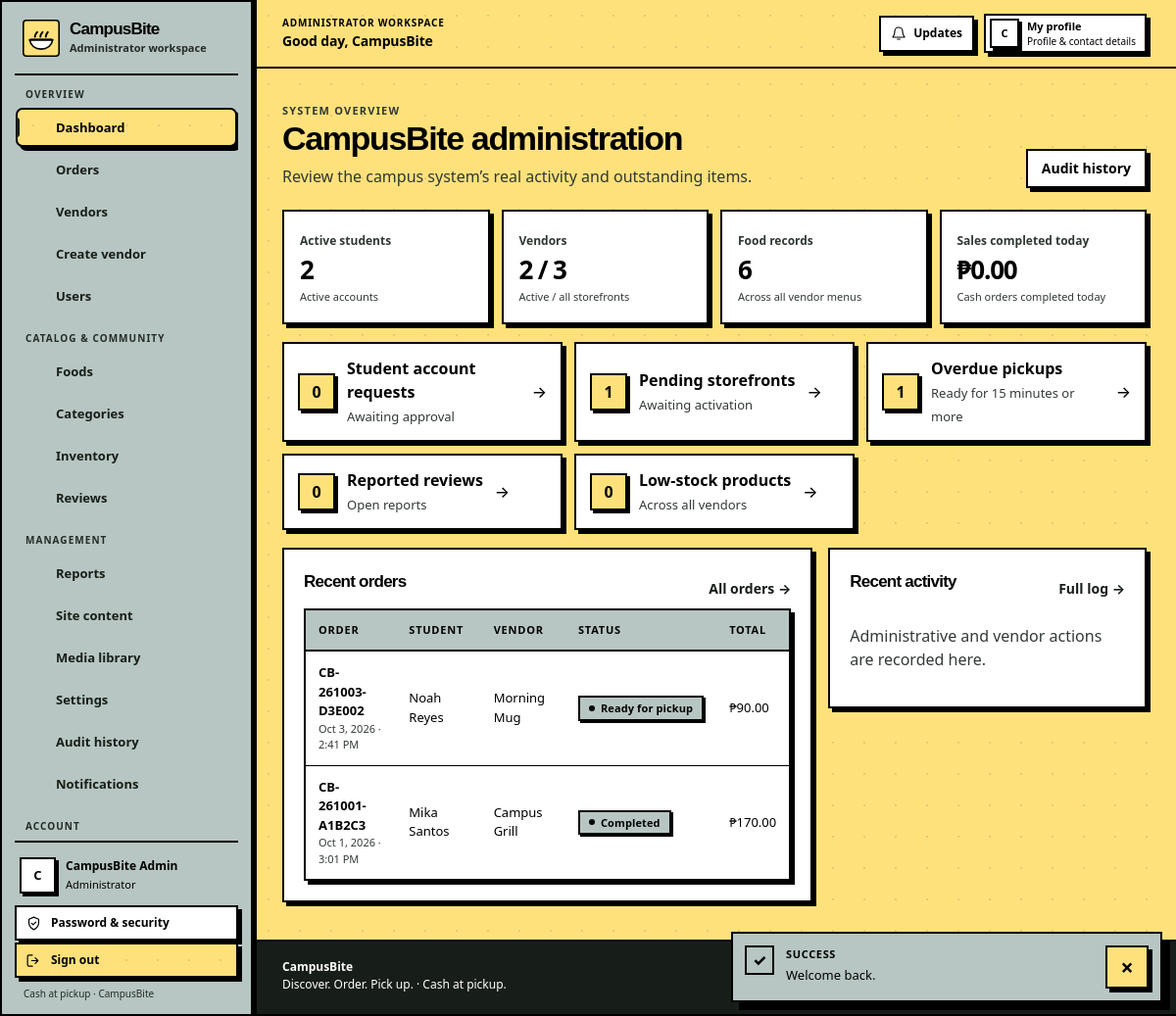
Screenshot of /index.php?r=admin.dashboard (signed in) with the database file from the repository.
### tables this page shows
CREATE TABLE IF NOT EXISTS system_settings (
  setting_key VARCHAR(100) NOT NULL,
  setting_value TEXT NOT NULL,
  updated_by INT UNSIGNED NULL,
  updated_at DATETIME NOT NULL DEFAULT CURRENT_TIMESTAMP ON UPDATE CURRENT_TIMESTAMP,
  PRIMARY KEY (setting_key),
  CONSTRAINT fk_settings_updater FOREIGN KEY (updated_by) REFERENCES users(id) ON DELETE SET NULL
);

CREATE TABLE IF NOT EXISTS users (
  id INT UNSIGNED NOT NULL AUTO_INCREMENT,
  role_id TINYINT UNSIGNED NOT NULL,
  full_name VARCHAR(120) NOT NULL,
  email VARCHAR(190) NOT NULL,
  password_hash VARCHAR(255) NOT NULL,
  phone VARCHAR(30) NULL,
  status ENUM('PENDING','ACTIVE','SUSPENDED') NOT NULL DEFAULT 'ACTIVE',
  last_login_at DATETIME NULL,
  created_at DATETIME NOT NULL DEFAULT CURRENT_TIMESTAMP,
  updated_at DATETIME NOT NULL DEFAULT CURRENT_TIMESTAMP ON UPDATE CURRENT_TIMESTAMP,
  PRIMARY KEY (id),
  UNIQUE KEY uq_users_email (email),
  KEY idx_users_role_status (role_id, status),
  CONSTRAINT fk_users_role FOREIGN KEY (role_id) REFERENCES roles(id) ON DELETE RESTRICT
);

CREATE TABLE IF NOT EXISTS roles (
  id TINYINT UNSIGNED NOT NULL AUTO_INCREMENT,
  name VARCHAR(30) NOT NULL,
  display_name VARCHAR(60) NOT NULL,
  PRIMARY KEY (id),
  UNIQUE KEY uq_roles_name (name)
);

CREATE TABLE IF NOT EXISTS orders (
  id BIGINT UNSIGNED NOT NULL AUTO_INCREMENT,
  order_number VARCHAR(32) NOT NULL,
  user_id INT UNSIGNED NULL,
  vendor_id INT UNSIGNED NOT NULL,
  source ENUM('STUDENT','POS') NOT NULL DEFAULT 'STUDENT',
  status ENUM('PENDING','CONFIRMED','PREPARING','READY','COMPLETED','CANCELLED','REJECTED','NO_SHOW') NOT NULL DEFAULT 'PENDING',
  subtotal DECIMAL(10,2) NOT NULL,
  total DECIMAL(10,2) NOT NULL,
  pickup_location VARCHAR(240) NOT NULL,
  prep_estimate_minutes SMALLINT UNSIGNED NOT NULL DEFAULT 10,
  customer_note VARCHAR(300) NULL,
  accepted_at DATETIME NULL,
  ready_at DATETIME NULL,
  completed_at DATETIME NULL,
  created_at DATETIME NOT NULL DEFAULT CURRENT_TIMESTAMP,
  updated_at DATETIME NOT NULL DEFAULT CURRENT_TIMESTAMP ON UPDATE CURRENT_TIMESTAMP,
  PRIMARY KEY (id),
  UNIQUE KEY uq_orders_number (order_number),
  KEY idx_orders_user_created (user_id, created_at),
  KEY idx_orders_vendor_status_created (vendor_id, status, created_at),
  KEY idx_orders_status_created (status, created_at),
  CONSTRAINT fk_orders_user FOREIGN KEY (user_id) REFERENCES users(id) ON DELETE SET NULL,
  CONSTRAINT fk_orders_vendor FOREIGN KEY (vendor_id) REFERENCES vendors(id) ON DELETE RESTRICT
);

CREATE TABLE IF NOT EXISTS vendors (
  id INT UNSIGNED NOT NULL AUTO_INCREMENT,
  user_id INT UNSIGNED NOT NULL,
  name VARCHAR(120) NOT NULL,
  slug VARCHAR(150) NOT NULL,
  description TEXT NULL,
  pickup_location VARCHAR(180) NOT NULL,
  stall_label VARCHAR(80) NULL,
  prep_minutes SMALLINT UNSIGNED NOT NULL DEFAULT 15,
  logo_media_id BIGINT UNSIGNED NULL,
  status ENUM('PENDING','ACTIVE','REJECTED','SUSPENDED') NOT NULL DEFAULT 'PENDING',
  approved_at DATETIME NULL,
  approved_by INT UNSIGNED NULL,
  created_at DATETIME NOT NULL DEFAULT CURRENT_TIMESTAMP,
  updated_at DATETIME NOT NULL DEFAULT CURRENT_TIMESTAMP ON UPDATE CURRENT_TIMESTAMP,
  PRIMARY KEY (id),
  UNIQUE KEY uq_vendors_user (user_id),
  UNIQUE KEY uq_vendors_slug (slug),
  KEY idx_vendors_status (status),
  CONSTRAINT fk_vendors_user FOREIGN KEY (user_id) REFERENCES users(id) ON DELETE RESTRICT,
  CONSTRAINT fk_vendors_logo FOREIGN KEY (logo_media_id) REFERENCES media(id) ON DELETE SET NULL,
  CONSTRAINT fk_vendors_approver FOREIGN KEY (approved_by) REFERENCES users(id) ON DELETE SET NULL
);

### views/admin/dashboard.php (the view, shortened to what the rows shown need)
<div class="page-heading"><div><h1>CampusBite administration</h1></div></div>
<div class="dashboard-grid" style="margin-top:18px">
  <section class="panel"><div class="spread"><h2 class="panel-title">Recent orders</h2><a class="text-link" href="<?= h(app_url('admin.orders')) ?>">All orders →</a></div><?php if ($recentOrders): ?><div class="table-wrap"><table><thead><tr><th>Order</th><th>Student</th><th>Vendor</th><th>Status</th><th>Total</th></tr></thead><tbody><?php foreach ($recentOrders as $order): ?><tr><td><strong><?= h($order['order_number']) ?></strong><div class="muted tiny"><?= h(format_datetime($order['created_at'])) ?></div></td><td><?= h($order['student_name'] ?: 'POS sale') ?></td><td><?= h($order['vendor_name']) ?></td><td><?php $status=$order['status']; require APP_ROOT . '/views/components/status-badge.php'; ?></td><td><?= h(money($order['total'])) ?></td></tr><?php endforeach; ?></tbody></table></div><?php else: ?><p class="muted">Orders will appear after a student or vendor records a sale.</p><?php endif; ?></section>
  <section class="panel"><div class="spread"><h2 class="panel-title">Recent activity</h2></div></section>
</div>

### views/layouts/header.php (shortened to what the rows shown need)
<?php
$user = current_user();
$currentRoute = (string) ($_GET['r'] ?? 'home');
$vendorContext = $user && $user['role'] === 'VENDOR' ? current_vendor() : null;
$unreadCount = 0;
if ($user) {
    try {
        $notificationState = db_one('SELECT COALESCE(SUM(read_at IS NULL),0) AS unread_count, COALESCE(MAX(id),0) AS latest_id FROM notifications WHERE user_id=?', 'i', [(int) $user['id']]);
        $unreadCount = (int) ($notificationState['unread_count'] ?? 0);
    } catch (Throwable $e) { $unreadCount = 0; $cartCount = 0; $notificationCursor = 0; }
}
$workspaceMode = $user && in_array($user['role'], ['STUDENT', 'VENDOR', 'ADMIN'], true);
$bodyClasses = $workspaceMode ? 'workspace-body' . ($user['role'] === 'STUDENT' ? ' student-workspace-body' : '') : '';
$workspaceRoleLabel = match ($user['role'] ?? '') {
    'ADMIN' => 'Administrator',
    'VENDOR' => 'Vendor',
    'STUDENT' => 'Student',
    default => 'Account',
};
$userName = trim((string) ($user['full_name'] ?? ''));
$userFirstName = $userName !== '' ? (explode(' ', $userName)[0] ?? $userName) : 'there';
$userInitial = strtoupper(mb_substr($userFirstName, 0, 1, 'UTF-8'));
$profileImageUrl = $user && !empty($user['profile_media_id']) ? app_url('media.view', ['id' => (int) $user['profile_media_id']]) : null;
$workspaceNavGroups = [];
if (!$workspaceMode) {
    $nav = [['foods','Foods'],['vendors','Vendors'],['content&page=help','How it works']];
} else {
    $workspaceNavGroups = [
        ['label' => 'Overview', 'items' => [
            ['route' => 'admin.dashboard', 'label' => 'Dashboard', 'icon' => 'grid'],
            ['route' => 'admin.orders', 'label' => 'Orders', 'icon' => 'receipt', 'active' => ['admin.orders', 'admin.order.status']],
            ['route' => 'admin.vendors', 'label' => 'Vendors', 'icon' => 'store', 'active' => ['admin.vendors', 'admin.vendor.action']],
            ['route' => 'admin.vendor.create', 'label' => 'Create vendor', 'icon' => 'person'],
            ['route' => 'admin.users', 'label' => 'Users', 'icon' => 'people', 'active' => ['admin.users', 'admin.user.status']],
        ]],
        ['label' => 'Catalog & community', 'items' => [
            ['route' => 'admin.foods', 'label' => 'Foods', 'icon' => 'food', 'active' => ['admin.foods', 'admin.food.toggle', 'admin.food.feature']],
            ['route' => 'admin.categories', 'label' => 'Categories', 'icon' => 'layers', 'active' => ['admin.categories', 'admin.category.save', 'admin.category.toggle']],
            ['route' => 'admin.inventory', 'label' => 'Inventory', 'icon' => 'box'],
            ['route' => 'admin.reviews', 'label' => 'Reviews', 'icon' => 'star', 'active' => ['admin.reviews', 'admin.review.status']],
        ]],
        ['label' => 'Management', 'items' => [
            ['route' => 'admin.reports', 'label' => 'Reports', 'icon' => 'chart'],
            ['route' => 'admin.cms', 'label' => 'Site content', 'icon' => 'file', 'active' => ['admin.cms', 'admin.cms.save']],
            ['route' => 'admin.media', 'label' => 'Media library', 'icon' => 'image', 'active' => ['admin.media', 'admin.media.upload', 'admin.media.delete']],
            ['route' => 'admin.settings', 'label' => 'Settings', 'icon' => 'settings', 'active' => ['admin.settings', 'admin.settings.save']],
            ['route' => 'admin.audit', 'label' => 'Audit history', 'icon' => 'clock'],
            ['route' => 'notifications', 'label' => 'Notifications', 'icon' => 'bell', 'badge' => $unreadCount, 'badge_label' => 'unread notifications'],
        ]],
        ['label' => 'Account', 'items' => [
            ['route' => 'profile', 'label' => 'My profile', 'icon' => 'person', 'active' => ['profile', 'profile.save']],
        ]],
    ];
}
?>
<!doctype html>
<html lang="en">
<head>
  <title><?= h(($title ?? 'Discover campus food') . ' · ' . site_name()) ?></title>
  <link rel="stylesheet" href="https://api.fontshare.com/v2/css?f[]=cabinet-grotesk@400,500,700,800&amp;display=swap">
  <link rel="stylesheet" href="https://api.fontshare.com/v2/css?f[]=satoshi@400,500,700&amp;display=swap">
  <link rel="stylesheet" href="<?= h(APP_BASE) ?>/assets/css/app.css">
</head>
<body<?= $bodyClasses !== '' ? ' class="' . h($bodyClasses) . '"' : '' ?>>
<?php if ($workspaceMode): ?>
<div class="workspace-shell" data-workspace-layout>
  <?php require APP_ROOT . '/views/layouts/sidebar.php'; ?>
  <div class="workspace-main">
    <header class="workspace-topbar">
      <div class="workspace-topbar-leading">
        <div class="workspace-greeting">
          <span class="workspace-topbar-kicker"><?= h($workspaceRoleLabel) ?> workspace</span>
          <strong>Good day, <?= h($userFirstName) ?></strong>
        </div>
      </div>
      <div class="workspace-topbar-actions">
        <a class="workspace-updates" href="<?= h(app_url('notifications')) ?>" aria-label="Notifications<?= $unreadCount ? ', ' . (int) $unreadCount . ' unread' : '' ?>" data-live-unread-link data-live-label="Notifications" data-live-badge-class="workspace-topbar-badge">
          <svg viewBox="0 0 24 24" aria-hidden="true" focusable="false"><path d="M18 9a6 6 0 0 0-12 0c0 7-3 7-3 9h18c0-2-3-2-3-9M10 21h4"/></svg>
          <span>Updates</span><?php if ($unreadCount): ?><span class="workspace-topbar-badge" data-live-unread-badge aria-hidden="true"><?= (int) $unreadCount ?></span><?php endif; ?>
        </a>
        <a class="workspace-topbar-account" href="<?= h(app_url('profile')) ?>" aria-label="My profile">
          <span class="workspace-avatar workspace-avatar-small" aria-hidden="true"><?php if ($profileImageUrl): ?><img src="<?= h($profileImageUrl) ?>" alt=""><?php else: ?><?= h($userInitial) ?><?php endif; ?></span>
          <span class="workspace-topbar-account-label">My profile<small>Profile &amp; contact details</small></span>
        </a>
      </div>
    </header>
    <main class="site-main workspace-site-main" id="main-content">
      <div class="workspace-content">
<?php endif; ?>

### views/layouts/sidebar.php (shortened to what the rows shown need)
<aside class="workspace-sidebar" id="workspace-sidebar" aria-label="CampusBite workspace">
  <div class="workspace-sidebar-brand">
    <a class="workspace-brand" href="<?= h(app_url($user['role'] === 'ADMIN' ? 'admin.dashboard' : ($user['role'] === 'VENDOR' ? 'vendor.dashboard' : 'home'))) ?>" aria-label="<?= h(site_name()) ?> workspace home">
      <img src="<?= h(APP_BASE) ?>/assets/icons/campusbite.svg" width="38" height="38" alt="">
      <span class="workspace-brand-copy"><strong><?= h(site_name()) ?></strong><small><?= h($workspaceRoleLabel) ?> workspace</small></span>
    </a>
  </div>
  <nav class="workspace-navigation" aria-label="Workspace navigation">
    <?php foreach ($workspaceNavGroups as $group): ?>
      <div class="workspace-nav-group">
        <p class="workspace-nav-label"><?= h($group['label']) ?></p>
        <ul>
          <?php foreach ($group['items'] as $item):
            $activeRoutes = $item['active'] ?? [$item['route']];
            $isCurrent = in_array($currentRoute, $activeRoutes, true);
            $badgeCount = (int) ($item['badge'] ?? 0);
          ?>
            <li>
              <a class="workspace-nav-link<?= $isCurrent ? ' is-current' : '' ?>" href="<?= h(app_url($item['route'])) ?>"<?php if ($item['route'] === 'notifications'): ?> data-live-unread-link data-live-label="Notifications" data-live-badge-class="workspace-nav-badge" aria-label="Notifications<?= $badgeCount ? ', ' . $badgeCount . ' unread' : '' ?>"<?php endif; ?><?= $isCurrent ? ' aria-current="page"' : '' ?>>
                <svg class="workspace-nav-icon" viewBox="0 0 24 24" aria-hidden="true" focusable="false"><g fill="none" stroke="currentColor" stroke-width="1.7" stroke-linecap="round" stroke-linejoin="round"><?= $workspaceIcons[$item['icon']] ?? $workspaceIcons['grid'] ?></g></svg>
                <span class="workspace-nav-text"><?= h($item['label']) ?></span>
              </a>
            </li>
          <?php endforeach; ?>
        </ul>
      </div>
    <?php endforeach; ?>
  </nav>
  <div class="workspace-sidebar-footer">
    <div class="workspace-sidebar-user">
      <span class="workspace-avatar" aria-hidden="true"><?php if ($profileImageUrl): ?><img src="<?= h($profileImageUrl) ?>" alt=""><?php else: ?><?= h($userInitial) ?><?php endif; ?></span>
      <span class="workspace-sidebar-user-copy"><strong><?= h($userName ?: 'CampusBite user') ?></strong><small><?= h($workspaceRoleLabel) ?></small></span>
    </div>
    <a class="workspace-sidebar-security" href="<?= h(app_url('account.password')) ?>">
      <svg viewBox="0 0 24 24" aria-hidden="true" focusable="false"><path d="M12 3 19 6v5c0 4.6-2.9 8-7 10-4.1-2-7-5.4-7-10V6l7-3Z"/><path d="m9 12 2 2 4-4"/></svg>
      <span>Password &amp; security</span>
    </a>
    <form class="workspace-signout-form" method="post" action="<?= h(app_url('auth.logout')) ?>">
      <button class="workspace-signout" type="submit">
        <svg viewBox="0 0 24 24" aria-hidden="true" focusable="false"><path d="M10 4H5a2 2 0 0 0-2 2v12a2 2 0 0 0 2 2h5M14 16l4-4-4-4M18 12H9"/></svg>
        <span>Sign out</span>
      </button>
    </form>
    <p class="workspace-sidebar-footnote">Cash at pickup · CampusBite</p>
  </div>
</aside>

### views/components/status-badge.php (shortened to what the rows shown need)
<?php
$badgeStatus = strtoupper((string) ($status ?? ''));
$badgeClass = match ($badgeStatus) {
    'COMPLETED', 'ACTIVE', 'PAID', 'RESTOCK', 'PURCHASE', 'PUBLISHED' => 'status-completed',
    'PENDING', 'UNPAID', 'PREPARING', 'OPEN', 'WASTE' => 'status-pending',
    'CONFIRMED', 'READY', 'RESOLVED' => 'status-ready',
    'CANCELLED', 'REJECTED', 'NO_SHOW', 'SUSPENDED', 'HIDDEN', 'DISMISSED' => 'status-cancelled',
    default => 'status-neutral',
};
$badgeText = $badgeLabel ?? status_label($badgeStatus);
?>
<span class="badge <?= h($badgeClass) ?>"><?= h($badgeText) ?></span>

### views/layouts/footer.php (shortened to what the rows shown need)
      </div>
    </main>
    <footer class="site-footer<?= $workspaceMode ? ' workspace-footer' : '' ?>">
      <div class="container footer-inner">
        <div><strong><?= h(site_name()) ?></strong><br><span>Discover. Order. Pick up. · Cash at pickup.</span></div>
      </div>
    </footer>
<?php if ($workspaceMode): ?>
  </div>
</div>
<?php endif; ?>
</body>
</html>

### rows the page displays
system_settings: setting_value "CampusBite"
users: role.name "Administrator", full_name "C", full_name "CampusBite Admin", role.name "ADMINISTRATOR", full_name "CampusBite"
orders: order_number "CB-261003-D3E002", created_at "Oct 3, 2026 · 2:41 PM", user.full_name "Noah Reyes", vendor.name "Morning Mug", status "Ready for pickup", total "₱90.00"
orders: order_number "CB-261001-A1B2C3", created_at "Oct 1, 2026 · 3:01 PM", user.full_name "Mika Santos", vendor.name "Campus Grill", status "Completed", total "₱170.00"

### other values shown
$group['label'] "OVERVIEW"
$item['label'] "Dashboard"
$item['label'] "Orders"
$item['label'] "Vendors"
$item['label'] "Create vendor"
$item['label'] "Users"
$group['label'] "CATALOG & COMMUNITY"
$item['label'] "Foods"
$item['label'] "Categories"
$item['label'] "Inventory"
$item['label'] "Reviews"
$group['label'] "MANAGEMENT"
$item['label'] "Reports"
$item['label'] "Site content"
$item['label'] "Media library"
